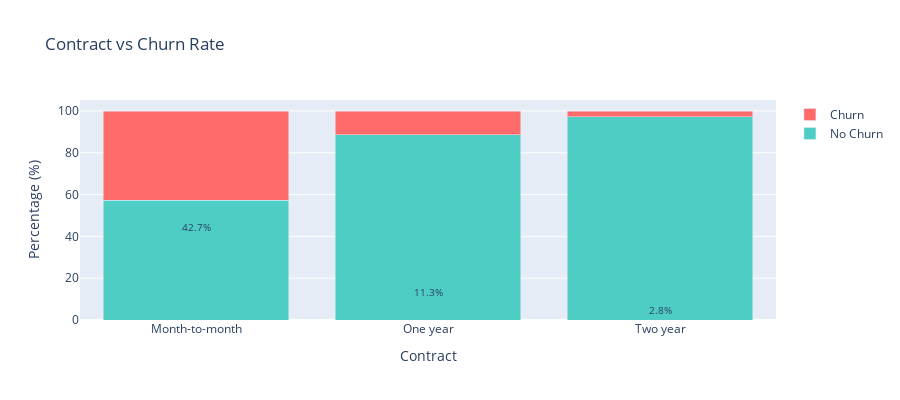
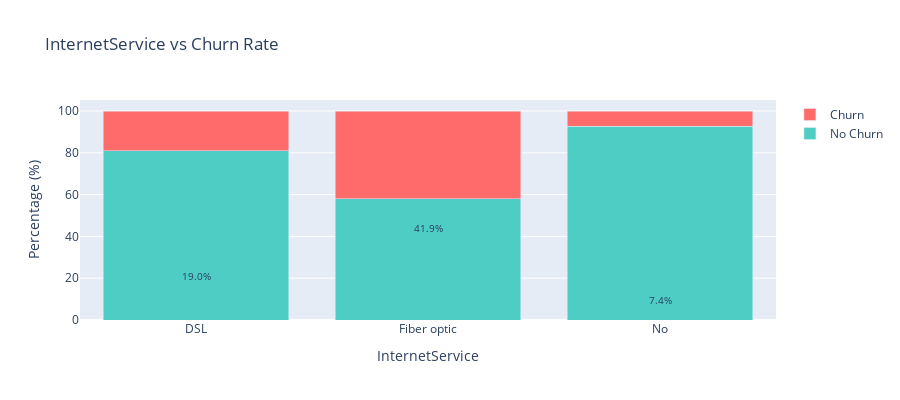
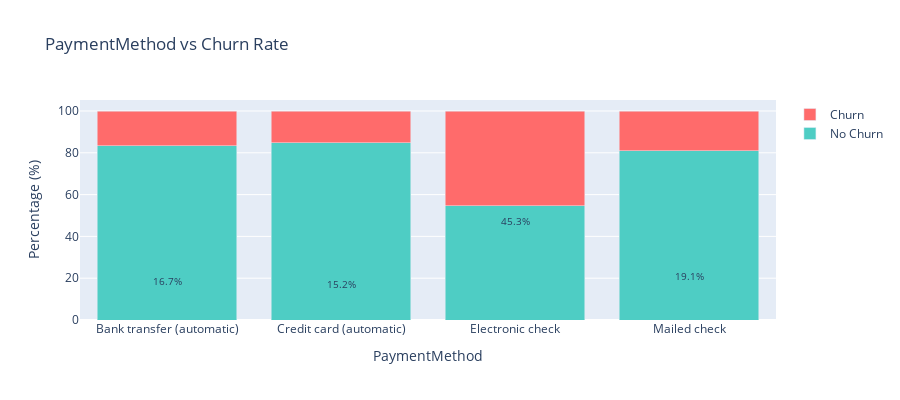
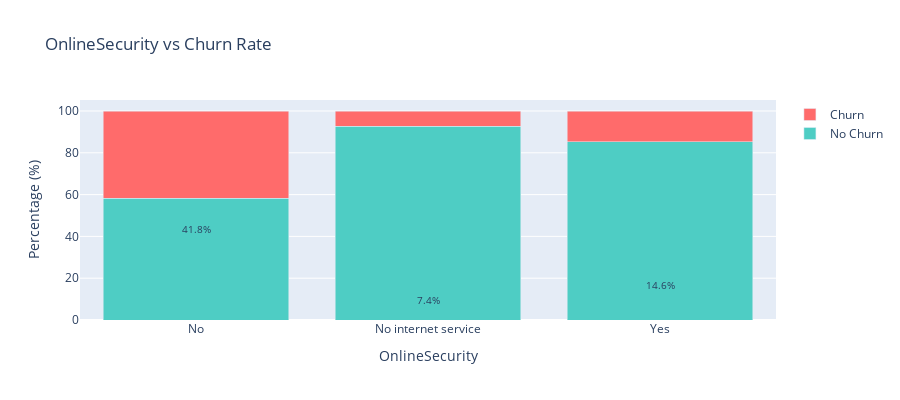

Notebook code cell kept with these figures, in order:
### Markdown cell above
<span style="color:black; background-color:yellow; font-size:25px; font-weight:bold">
    🔍 Analysis of Categorical Columns
</span>

### Code cell
# Define categorical columns (excluding ID and target)
categorical_cols = ['gender', 'SeniorCitizen', 'Partner', 'Dependents',
                    'PhoneService', 'MultipleLines', 'InternetService',
                    'OnlineSecurity', 'OnlineBackup', 'DeviceProtection',
                    'TechSupport', 'StreamingTV', 'StreamingMovies',
                    'Contract', 'PaperlessBilling', 'PaymentMethod']

# Function to plot categorical variables
def plot_categorical_churn(col, title):
    # Create cross-tab
    ct = pd.crosstab(df[col], df['Churn'], normalize='index') * 100
    
    fig = go.Figure(data=[
        go.Bar(name='No Churn', x=ct.index, y=ct['No'], marker_color='#4ECDC4'),
        go.Bar(name='Churn', x=ct.index, y=ct['Yes'], marker_color='#FF6B6B')
    ])
    
    fig.update_layout(
        title=f'{title} vs Churn Rate',
        barmode='stack',
        xaxis_title=title,
        yaxis_title='Percentage (%)',
        height=400,
        showlegend=True
    )
    
    # Add percentage labels
    for i in range(len(ct)):
        fig.add_annotation(
            x=ct.index[i],
            y=ct.iloc[i]['Yes'] + 2,
            text=f"{ct.iloc[i]['Yes']:.1f}%",
            showarrow=False,
            font=dict(size=10)
        )
    
    return fig

# Plot key categorical variables
key_cols = ['Contract', 'InternetService', 'PaymentMethod', 
            'OnlineSecurity', 'TechSupport', 'SeniorCitizen']

for col in key_cols:
    fig = plot_categorical_churn(col, col)
    fig.show()
    
    # Print insights
    ct = pd.crosstab(df[col], df['Churn'], normalize='index') * 100
    max_churn = ct['Yes'].idxmax()
    min_churn = ct['Yes'].idxmin()
    
    print(f"\n {col} Insights:")
    print(f"   Highest Churn: {max_churn} ({ct.loc[max_churn, 'Yes']:.1f}%)")
    print(f"   Lowest Churn: {min_churn} ({ct.loc[min_churn, 'Yes']:.1f}%)")

### Figure 1 — Plotly figure (JSON) as saved in the notebook; plotly's stock layout.template omitted (floating-point values rounded to 4 significant figures)
{"data": [{"marker": {"color": "#4ECDC4"}, "name": "No Churn", "type": "bar", "x": ["Month-to-month", "One year", "Two year"], "y": [57.29, 88.73, 97.17]}, {"marker": {"color": "#FF6B6B"}, "name": "Churn", "type": "bar", "x": ["Month-to-month", "One year", "Two year"], "y": [42.71, 11.27, 2.832]}], "layout": {"annotations": [{"font": {"size": 10}, "showarrow": false, "text": "42.7%", "x": "Month-to-month", "y": 44.71}, {"font": {"size": 10}, "showarrow": false, "text": "11.3%", "x": "One year", "y": 13.27}, {"font": {"size": 10}, "showarrow": false, "text": "2.8%", "x": "Two year", "y": 4.832}], "barmode": "stack", "height": 400, "showlegend": true, "title": {"text": "Contract vs Churn Rate"}, "xaxis": {"title": {"text": "Contract"}}, "yaxis": {"title": {"text": "Percentage (%)"}}}}

### Figure 2 — Plotly figure (JSON) as saved in the notebook; plotly's stock layout.template omitted (floating-point values rounded to 4 significant figures)
{"data": [{"marker": {"color": "#4ECDC4"}, "name": "No Churn", "type": "bar", "x": ["DSL", "Fiber optic", "No"], "y": [81.04, 58.11, 92.6]}, {"marker": {"color": "#FF6B6B"}, "name": "Churn", "type": "bar", "x": ["DSL", "Fiber optic", "No"], "y": [18.96, 41.89, 7.405]}], "layout": {"annotations": [{"font": {"size": 10}, "showarrow": false, "text": "19.0%", "x": "DSL", "y": 20.96}, {"font": {"size": 10}, "showarrow": false, "text": "41.9%", "x": "Fiber optic", "y": 43.89}, {"font": {"size": 10}, "showarrow": false, "text": "7.4%", "x": "No", "y": 9.405}], "barmode": "stack", "height": 400, "showlegend": true, "title": {"text": "InternetService vs Churn Rate"}, "xaxis": {"title": {"text": "InternetService"}}, "yaxis": {"title": {"text": "Percentage (%)"}}}}

### Figure 3 — Plotly figure (JSON) as saved in the notebook; plotly's stock layout.template omitted (floating-point values rounded to 4 significant figures)
{"data": [{"marker": {"color": "#4ECDC4"}, "name": "No Churn", "type": "bar", "x": ["Bank transfer (automatic)", "Credit card (automatic)", "Electronic check", "Mailed check"], "y": [83.29, 84.76, 54.71, 80.89]}, {"marker": {"color": "#FF6B6B"}, "name": "Churn", "type": "bar", "x": ["Bank transfer (automatic)", "Credit card (automatic)", "Electronic check", "Mailed check"], "y": [16.71, 15.24, 45.29, 19.11]}], "layout": {"annotations": [{"font": {"size": 10}, "showarrow": false, "text": "16.7%", "x": "Bank transfer (automatic)", "y": 18.71}, {"font": {"size": 10}, "showarrow": false, "text": "15.2%", "x": "Credit card (automatic)", "y": 17.24}, {"font": {"size": 10}, "showarrow": false, "text": "45.3%", "x": "Electronic check", "y": 47.29}, {"font": {"size": 10}, "showarrow": false, "text": "19.1%", "x": "Mailed check", "y": 21.11}], "barmode": "stack", "height": 400, "showlegend": true, "title": {"text": "PaymentMethod vs Churn Rate"}, "xaxis": {"title": {"text": "PaymentMethod"}}, "yaxis": {"title": {"text": "Percentage (%)"}}}}

### Figure 4 — Plotly figure (JSON) as saved in the notebook; plotly's stock layout.template omitted (floating-point values rounded to 4 significant figures)
{"data": [{"marker": {"color": "#4ECDC4"}, "name": "No Churn", "type": "bar", "x": ["No", "No internet service", "Yes"], "y": [58.23, 92.6, 85.39]}, {"marker": {"color": "#FF6B6B"}, "name": "Churn", "type": "bar", "x": ["No", "No internet service", "Yes"], "y": [41.77, 7.405, 14.61]}], "layout": {"annotations": [{"font": {"size": 10}, "showarrow": false, "text": "41.8%", "x": "No", "y": 43.77}, {"font": {"size": 10}, "showarrow": false, "text": "7.4%", "x": "No internet service", "y": 9.405}, {"font": {"size": 10}, "showarrow": false, "text": "14.6%", "x": "Yes", "y": 16.61}], "barmode": "stack", "height": 400, "showlegend": true, "title": {"text": "OnlineSecurity vs Churn Rate"}, "xaxis": {"title": {"text": "OnlineSecurity"}}, "yaxis": {"title": {"text": "Percentage (%)"}}}}
